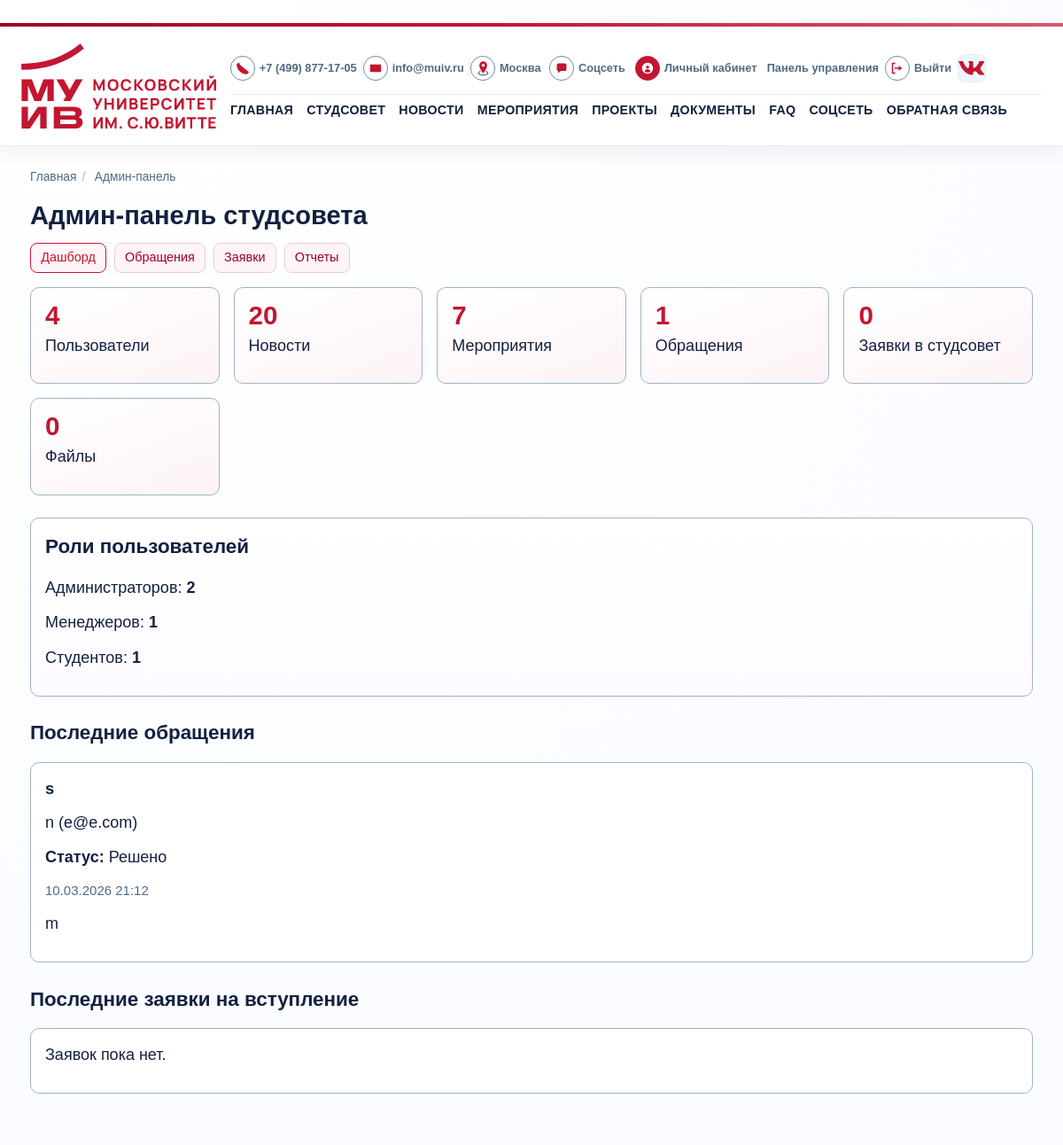
/staff/ (signed in, upper part), run on an earlier commit of the app's database.
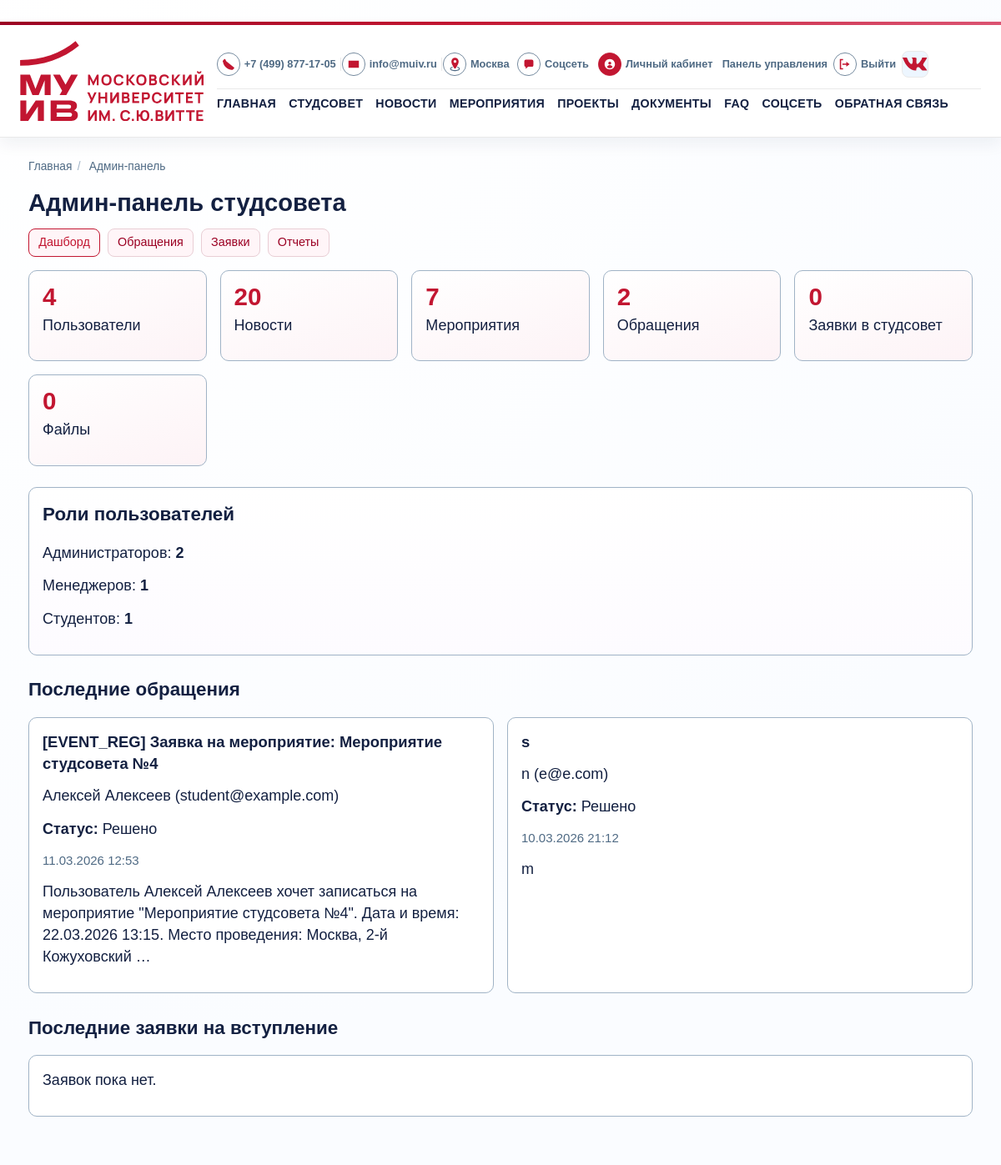
And on a later commit of the database.
### core/models.py (models this page shows, shortened)
class TimestampedModel(models.Model):
    created_at = models.DateTimeField(auto_now_add=True)
    updated_at = models.DateTimeField(auto_now=True)
    class Meta:
        abstract = True

class FeedbackMessage(TimestampedModel):
    STATUS_NEW = "new"
    STATUS_IN_PROGRESS = "in_progress"
    STATUS_RESOLVED = "resolved"
    STATUS_CHOICES = (
        (STATUS_NEW, "Новое"),
        (STATUS_IN_PROGRESS, "В работе"),
        (STATUS_RESOLVED, "Решено"),
    )
    name = models.CharField(max_length=150)
    email = models.EmailField()
    subject = models.CharField(max_length=200)
    message = models.TextField()
    status = models.CharField(max_length=20, choices=STATUS_CHOICES, default=STATUS_NEW)
    user = models.ForeignKey(
        settings.AUTH_USER_MODEL,
        on_delete=models.SET_NULL,
        related_name="feedback_messages",
        null=True,
        blank=True,
    )
    moderation_comment = models.TextField(blank=True)
    class Meta:
        ordering = ["-created_at"]

### core/views/staff_views.py (the view)
# urls.py: path("staff/", views.staff_dashboard, name="staff_dashboard"),
@role_required(UserProfile.ROLE_ADMIN, UserProfile.ROLE_MANAGER)
def staff_dashboard(request):
    role_rows = UserProfile.objects.values("role").annotate(total=Count("id")).order_by("role")
    role_stats = {row["role"]: row["total"] for row in role_rows}
    context = {
        "total_users": User.objects.count(),
        "total_news": News.objects.count(),
        "total_events": Event.objects.count(),
        "total_feedbacks": FeedbackMessage.objects.count(),
        "total_join_requests": CouncilJoinApplication.objects.count(),
        "total_files": UserFile.objects.count(),
        "role_stats": {
            "admin": role_stats.get(UserProfile.ROLE_ADMIN, 0),
            "manager": role_stats.get(UserProfile.ROLE_MANAGER, 0),
            "student": role_stats.get(UserProfile.ROLE_STUDENT, 0),
        },
        "latest_feedbacks": FeedbackMessage.objects.select_related("user")[:10],
        "latest_join_requests": CouncilJoinApplication.objects.select_related("user")[:10],
    }
    return render(request, "core/staff/dashboard.html", context)

### core/context_processors.py (called while the page is built)
def _resolve_menu(items):
    resolved = []
    for view_name, label in items:
        try:
            url = reverse(view_name)
        except NoReverseMatch:
            continue
        resolved.append({"view_name": view_name, "label": label, "url": url})
    return resolved

### core/permissions.py (called while the page is built)
def get_user_role(user):
    if not user.is_authenticated:
        return None
    profile = getattr(user, "profile", None)
    if profile:
        return profile.role
    return UserProfile.ROLE_STUDENT

def has_any_role(user, *allowed_roles):
    if not user.is_authenticated:
        return False
    if user.is_superuser:
        return True
    return get_user_role(user) in allowed_roles

def role_required(*allowed_roles):
    def decorator(view_func):
        @wraps(view_func)
        @login_required
        def _wrapped_view(request, *args, **kwargs):
            if has_any_role(request.user, *allowed_roles):
                return view_func(request, *args, **kwargs)
            messages.error(request, "Недостаточно прав для доступа к разделу.")
            return redirect("core:home")
        return _wrapped_view
    return decorator

### templates/core/staff/dashboard.html (shortened to what this page needs)
﻿{% extends "base.html" %}
{% block content %}
<h1>Админ-панель студсовета</h1>
<nav class="page-nav">
    {% for item in staff_menu %}
        <a href="{{ item.url }}" class="{% if request.resolver_match.view_name == item.view_name %}is-active{% endif %}">
            {{ item.label }}
        </a>
    {% endfor %}
</nav>
<section>
    <div class="stats-grid">
        <article class="stat-card"><span class="stat-value">{{ total_users }}</span><p>Пользователи</p></article>
        <article class="stat-card"><span class="stat-value">{{ total_news }}</span><p>Новости</p></article>
        <article class="stat-card"><span class="stat-value">{{ total_events }}</span><p>Мероприятия</p></article>
        <article class="stat-card"><span class="stat-value">{{ total_feedbacks }}</span><p>Обращения</p></article>
        <article class="stat-card"><span class="stat-value">{{ total_join_requests }}</span><p>Заявки в студсовет</p></article>
        <article class="stat-card"><span class="stat-value">{{ total_files }}</span><p>Файлы</p></article>
    </div>
</section>
<section class="section-panel">
    <h2>Роли пользователей</h2>
    <p>Администраторов: <strong>{{ role_stats.admin }}</strong></p>
    <p>Менеджеров: <strong>{{ role_stats.manager }}</strong></p>
    <p>Студентов: <strong>{{ role_stats.student }}</strong></p>
</section>
<section>
    <h2>Последние обращения</h2>
    <div class="card-grid">
        {% for item in latest_feedbacks %}
            <article class="card">
                <h3>{{ item.subject }}</h3>
                <p>{{ item.name }} ({{ item.email }})</p>
                <p><strong>Статус:</strong> {{ item.get_status_display }}</p>
                <p><small>{{ item.created_at|date:"d.m.Y H:i" }}</small></p>
                <p>{{ item.message|truncatewords:20 }}</p>
            </article>
        {% empty %}
            <article class="card"><p>Обращений пока нет.</p></article>
        {% endfor %}
    </div>
</section>
<section>
    <h2>Последние заявки на вступление</h2>
    <div class="card-grid">
        {% for item in latest_join_requests %}
            <article class="card">
                <h3>{{ item.full_name }}</h3>
                <p>{{ item.get_faculty_display }}</p>
                <p><strong>Статус:</strong> {{ item.get_status_display }}</p>
                <p><small>{{ item.created_at|date:"d.m.Y H:i" }}</small></p>
                <p>{{ item.motivation|truncatewords:20 }}</p>
            </article>
        {% empty %}
            <article class="card"><p>Заявок пока нет.</p></article>
        {% endfor %}
    </div>
</section>
{% endblock %}

What changed in the data, as far as the page shows it:
added FeedbackMessage: subject "[EVENT_REG] Заявка на мероприятие: Мероприятие студсовета №4", name "Алексей Алексеев", email "student@example.com", status "Решено", created_at "11.03.2026 12:53", message "Пользователь Алексей Алексеев хочет записаться на мероприятие \"Мероприятие студсовета №4\". Дата и время: 22.03.2026 13:15. Место проведения: Москва, 2-й Кожуховский …"
Also different on the page:
{{ total_feedbacks }}: "1" → "2"
